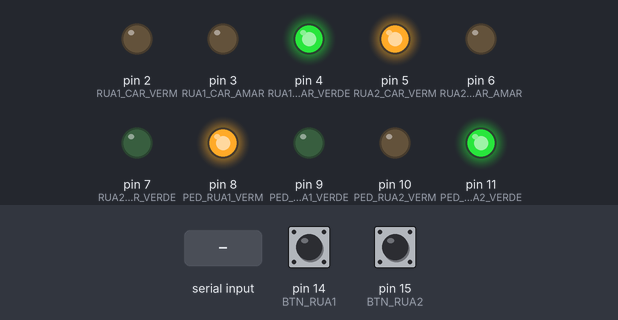
The program below on a simulated Arduino Uno, built with avr-gcc and run on an emulated ATmega328P. Shown: output pins drawn as LEDs (lit = HIGH). The inputs (shaded band) are chosen by the test bench; at power-on: pin 14 (BTN_RUA1) HIGH, pin 15 (BTN_RUA2) HIGH.

Above: at 1.2 s.
1.3 s: "B" received over Serial
At 2.3 s:
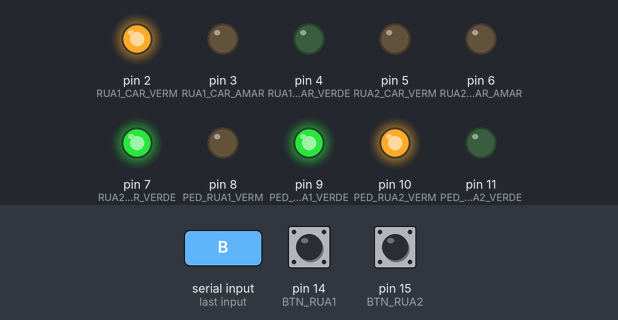
2.8 s: "C" received over Serial
At 3.5 s:
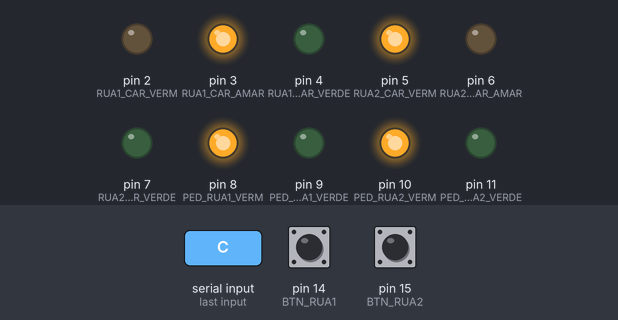
4.3 s: "D" received over Serial
At 4.6 s:
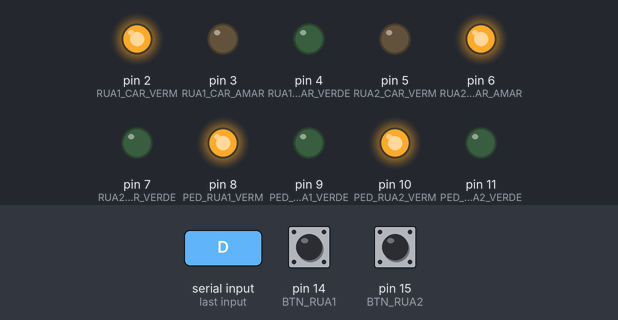
5.8 s: "P" received over Serial
At 7.0 s:
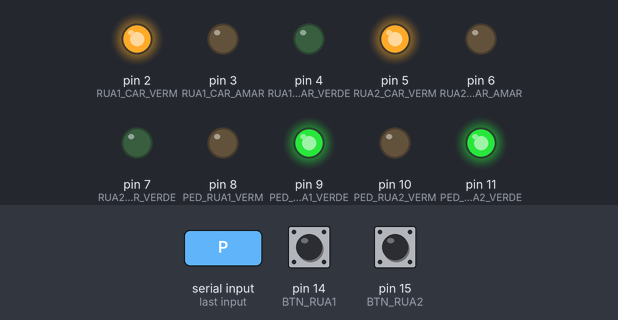
8.9 s: "A" received over Serial
At 9.3 s:
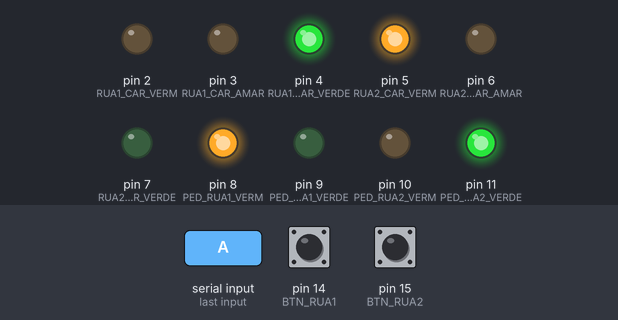
Timing chart, 0 to 11.4 s (numbered marks = the images above; inputs shaded):
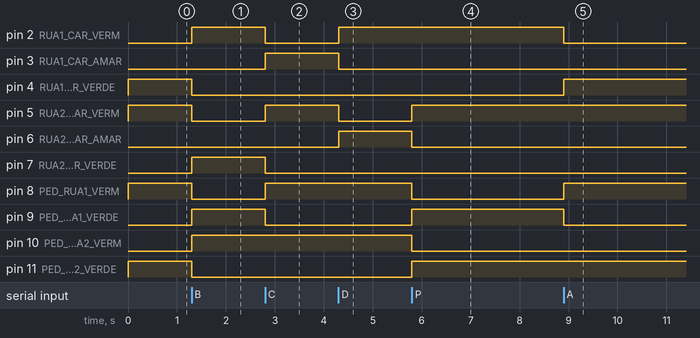

The program:

main.cpp
```cpp
#include <Arduino.h>

/*
  Semáforo Inteligente — Cruzamento de 2 vias de mão única
  =========================================================
  Mapeamento de pinos:
    Rua 1  — Carros : Verde=4 | Amarelo=3 | Vermelho=2
    Rua 2  — Carros : Verde=7 | Amarelo=6 | Vermelho=5
    Ped Rua 1 (2 semáforos sincronizados): Verde=9  | Vermelho=8
    Ped Rua 2 (2 semáforos sincronizados): Verde=11 | Vermelho=10
    Botão pedestre Rua 1 : A0 (pino 14) — polling
    Botão pedestre Rua 2 : A1 (pino 15) — polling

  Protocolo Serial (Python → Arduino):
    'A' = Rua1 verde,   Rua2 vermelho, PedRua1 vermelho, PedRua2 verde
    'B' = Rua2 verde,   Rua1 vermelho, PedRua2 vermelho, PedRua1 verde
    'C' = Rua1 amarelo, Rua2 vermelho  (transição segura saindo de A)
    'D' = Rua2 amarelo, Rua1 vermelho  (transição segura saindo de B)
    'P' = Todos carros vermelho, todos pedestres verde

  Protocolo Serial (Arduino → Python):
    '1' = Botão pedestre Rua1 pressionado
    '2' = Botão pedestre Rua2 pressionado
*/

// --- Pinos Rua 1 (carros) ---
#define RUA1_CAR_VERDE 4
#define RUA1_CAR_AMAR 3
#define RUA1_CAR_VERM 2

// --- Pinos Rua 2 (carros) ---
#define RUA2_CAR_VERDE 7
#define RUA2_CAR_AMAR 6
#define RUA2_CAR_VERM 5

// --- Pinos Pedestre Rua 1 (2 semáforos sincronizados) ---
#define PED_RUA1_VERDE 9
#define PED_RUA1_VERM 8

// --- Pinos Pedestre Rua 2 (2 semáforos sincronizados) ---
#define PED_RUA2_VERDE 11
#define PED_RUA2_VERM 10

// --- Botões (A0=14, A1=15 — polling, sem interrupção no UNO) ---
#define BTN_RUA1 14 // A0
#define BTN_RUA2 15 // A1

// --- Debounce ---
#define DEBOUNCE_MS 200

unsigned long lastBtn1 = 0;
unsigned long lastBtn2 = 0;
bool lastState1 = HIGH;
bool lastState2 = HIGH;

// Aplica estado: Rua1 amarelo, Rua2 vermelho (todos pedestres fechados — transição)
void setRua1Amarela()
{
  digitalWrite(RUA1_CAR_VERDE, LOW);
  digitalWrite(RUA1_CAR_AMAR, HIGH);
  digitalWrite(RUA1_CAR_VERM, LOW);
  digitalWrite(RUA2_CAR_VERDE, LOW);
  digitalWrite(RUA2_CAR_AMAR, LOW);
  digitalWrite(RUA2_CAR_VERM, HIGH);
  digitalWrite(PED_RUA1_VERDE, LOW);
  digitalWrite(PED_RUA1_VERM, HIGH);
  digitalWrite(PED_RUA2_VERDE, LOW);
  digitalWrite(PED_RUA2_VERM, HIGH);
}

// Aplica estado: Rua2 amarelo, Rua1 vermelho (todos pedestres fechados — transição)
void setRua2Amarela()
{
  digitalWrite(RUA2_CAR_VERDE, LOW);
  digitalWrite(RUA2_CAR_AMAR, HIGH);
  digitalWrite(RUA2_CAR_VERM, LOW);
  digitalWrite(RUA1_CAR_VERDE, LOW);
  digitalWrite(RUA1_CAR_AMAR, LOW);
  digitalWrite(RUA1_CAR_VERM, HIGH);
  digitalWrite(PED_RUA1_VERDE, LOW);
  digitalWrite(PED_RUA1_VERM, HIGH);
  digitalWrite(PED_RUA2_VERDE, LOW);
  digitalWrite(PED_RUA2_VERM, HIGH);
}

// Aplica estado: Rua1 verde, Rua2 vermelho, PedRua1 vermelho, PedRua2 verde
void setRua1Aberta()
{
  digitalWrite(RUA1_CAR_VERDE, HIGH);
  digitalWrite(RUA1_CAR_AMAR, LOW);
  digitalWrite(RUA1_CAR_VERM, LOW);
  digitalWrite(RUA2_CAR_VERDE, LOW);
  digitalWrite(RUA2_CAR_AMAR, LOW);
  digitalWrite(RUA2_CAR_VERM, HIGH);
  digitalWrite(PED_RUA1_VERDE, LOW);
  digitalWrite(PED_RUA1_VERM, HIGH);
  digitalWrite(PED_RUA2_VERDE, HIGH);
  digitalWrite(PED_RUA2_VERM, LOW);
}

// Aplica estado: Rua2 verde, Rua1 vermelho, PedRua2 vermelho, PedRua1 verde
void setRua2Aberta()
{
  digitalWrite(RUA2_CAR_VERDE, HIGH);
  digitalWrite(RUA2_CAR_AMAR, LOW);
  digitalWrite(RUA2_CAR_VERM, LOW);
  digitalWrite(RUA1_CAR_VERDE, LOW);
  digitalWrite(RUA1_CAR_AMAR, LOW);
  digitalWrite(RUA1_CAR_VERM, HIGH);
  digitalWrite(PED_RUA2_VERDE, LOW);
  digitalWrite(PED_RUA2_VERM, HIGH);
  digitalWrite(PED_RUA1_VERDE, HIGH);
  digitalWrite(PED_RUA1_VERM, LOW);
}

// Aplica estado: Todos carros vermelho, todos pedestres verde
void setPedestreAberto()
{
  digitalWrite(RUA1_CAR_VERDE, LOW);
  digitalWrite(RUA1_CAR_AMAR, LOW);
  digitalWrite(RUA1_CAR_VERM, HIGH);
  digitalWrite(RUA2_CAR_VERDE, LOW);
  digitalWrite(RUA2_CAR_AMAR, LOW);
  digitalWrite(RUA2_CAR_VERM, HIGH);
  digitalWrite(PED_RUA1_VERDE, HIGH);
  digitalWrite(PED_RUA1_VERM, LOW);
  digitalWrite(PED_RUA2_VERDE, HIGH);
  digitalWrite(PED_RUA2_VERM, LOW);
}

void setup()
{
  // Saídas
  pinMode(RUA1_CAR_VERDE, OUTPUT);
  pinMode(RUA1_CAR_AMAR, OUTPUT);
  pinMode(RUA1_CAR_VERM, OUTPUT);
  pinMode(RUA2_CAR_VERDE, OUTPUT);
  pinMode(RUA2_CAR_AMAR, OUTPUT);
  pinMode(RUA2_CAR_VERM, OUTPUT);
  pinMode(PED_RUA1_VERDE, OUTPUT);
  pinMode(PED_RUA1_VERM, OUTPUT);
  pinMode(PED_RUA2_VERDE, OUTPUT);
  pinMode(PED_RUA2_VERM, OUTPUT);

  // Entradas com pull-up interno
  pinMode(BTN_RUA1, INPUT_PULLUP);
  pinMode(BTN_RUA2, INPUT_PULLUP);

  // A0 e A1 não suportam interrupções no UNO — usando polling no loop()

  Serial.begin(9600);

  // Estado inicial: Rua 1 aberta para carros
  setRua1Aberta();
}

void loop()
{
  // Leitura de botões por polling com debounce (A0/A1 não suportam interrupção)
  unsigned long now = millis();
  bool state1 = digitalRead(BTN_RUA1);
  bool state2 = digitalRead(BTN_RUA2);

  if (state1 == LOW && lastState1 == HIGH && (now - lastBtn1 > DEBOUNCE_MS))
  {
    lastBtn1 = now;
    Serial.write('1');
  }
  lastState1 = state1;

  if (state2 == LOW && lastState2 == HIGH && (now - lastBtn2 > DEBOUNCE_MS))
  {
    lastBtn2 = now;
    Serial.write('2');
  }
  lastState2 = state2;

  // Processar comandos recebidos do Python
  if (Serial.available())
  {
    char cmd = Serial.read();
    switch (cmd)
    {
    case 'A':
      setRua1Aberta();
      break;
    case 'B':
      setRua2Aberta();
      break;
    case 'C':
      setRua1Amarela();
      break;
    case 'D':
      setRua2Amarela();
      break;
    case 'P':
      setPedestreAberto();
      break;
    default:
      break;
    }
  }
}
```

Measured:
- after the input at 1.3 s, pin 2 (RUA1_CAR_VERM), pin 7 (RUA2_CAR_VERDE), pin 9 (PED_RUA1_VERDE), pin 10 (PED_RUA2_VERM): LOW → HIGH at once; pin 4 (RUA1_CAR_VERDE), pin 5 (RUA2_CAR_VERM), pin 8 (PED_RUA1_VERM), pin 11 (PED_RUA2_VERDE): HIGH → LOW at once
- after the input at 2.8 s, pin 2 (RUA1_CAR_VERM), pin 7 (RUA2_CAR_VERDE), pin 9 (PED_RUA1_VERDE): HIGH → LOW at once; pin 3 (RUA1_CAR_AMAR), pin 5 (RUA2_CAR_VERM), pin 8 (PED_RUA1_VERM): LOW → HIGH at once
- after the input at 4.3 s, pin 2 (RUA1_CAR_VERM), pin 6 (RUA2_CAR_AMAR): LOW → HIGH at once; pin 3 (RUA1_CAR_AMAR), pin 5 (RUA2_CAR_VERM): HIGH → LOW at once
- after the input at 5.8 s, pin 5 (RUA2_CAR_VERM), pin 9 (PED_RUA1_VERDE), pin 11 (PED_RUA2_VERDE): LOW → HIGH at once; pin 6 (RUA2_CAR_AMAR), pin 8 (PED_RUA1_VERM), pin 10 (PED_RUA2_VERM): HIGH → LOW at once
- after the input at 8.9 s, pin 2 (RUA1_CAR_VERM), pin 9 (PED_RUA1_VERDE): HIGH → LOW at once; pin 4 (RUA1_CAR_VERDE), pin 8 (PED_RUA1_VERM): LOW → HIGH at once
